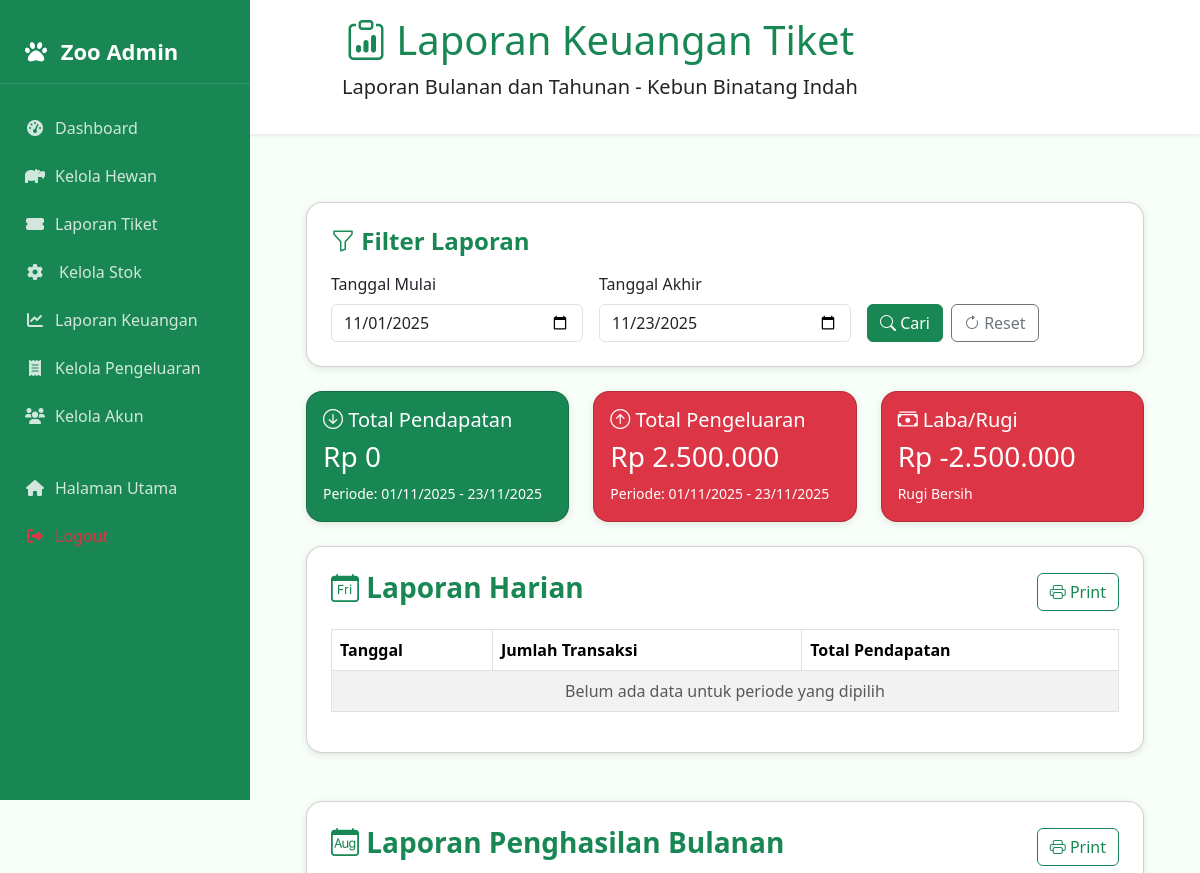
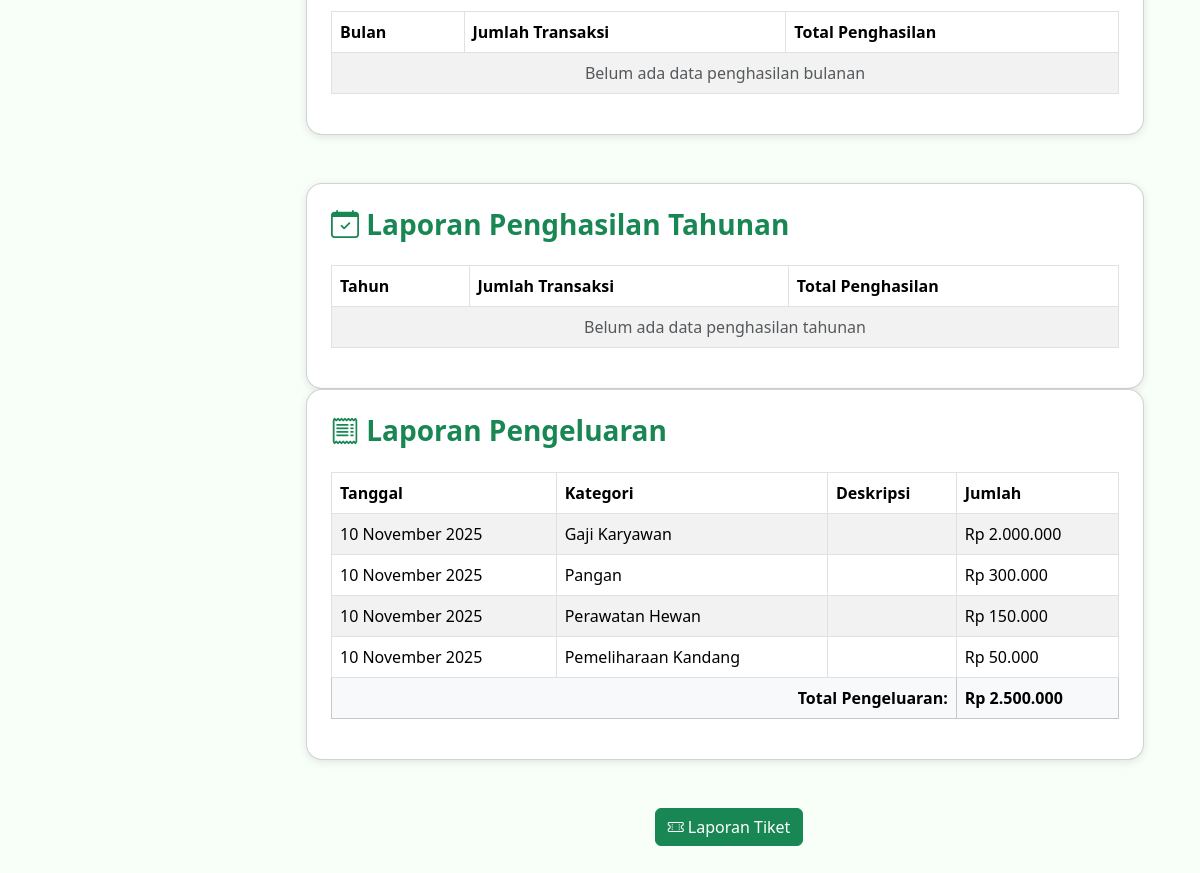
The app's page /admin/laporan_pendapatan.php (signed in), older data (2 pictures, top to bottom).
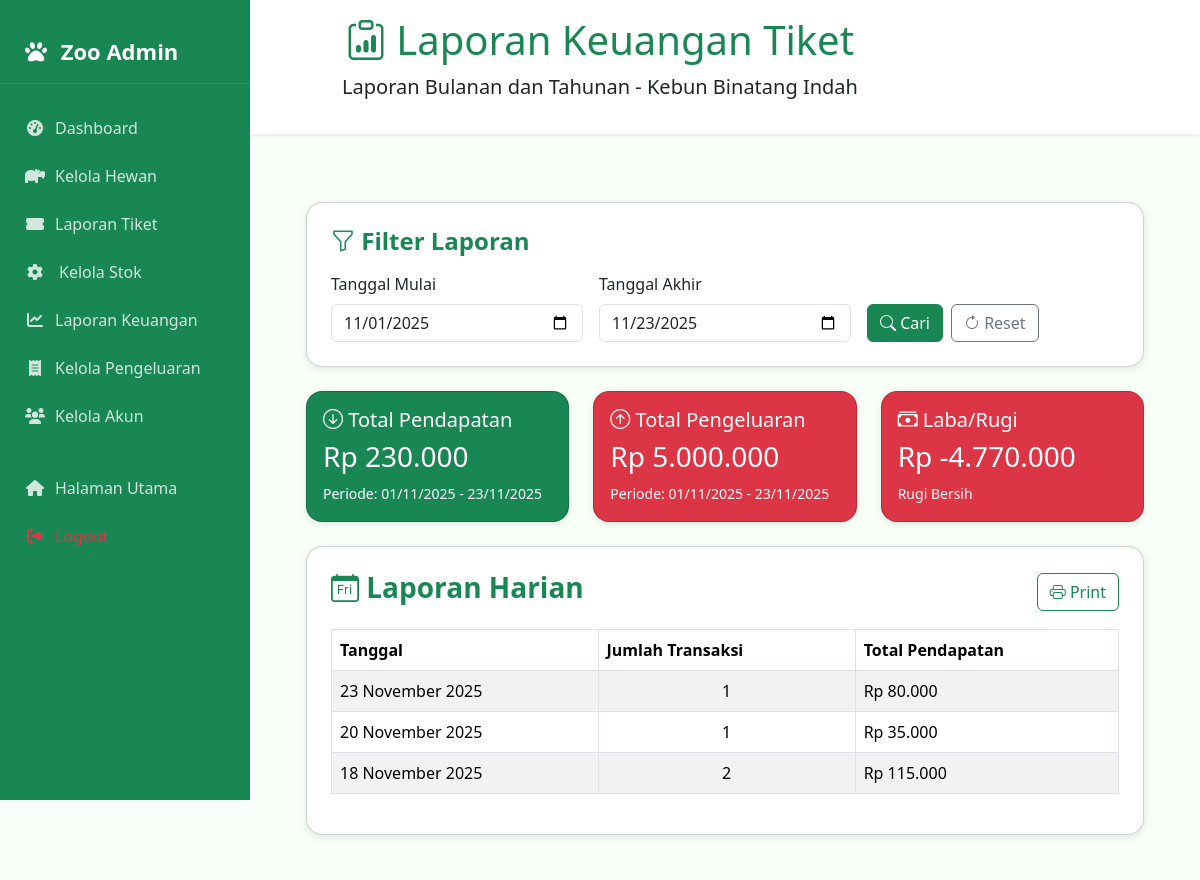
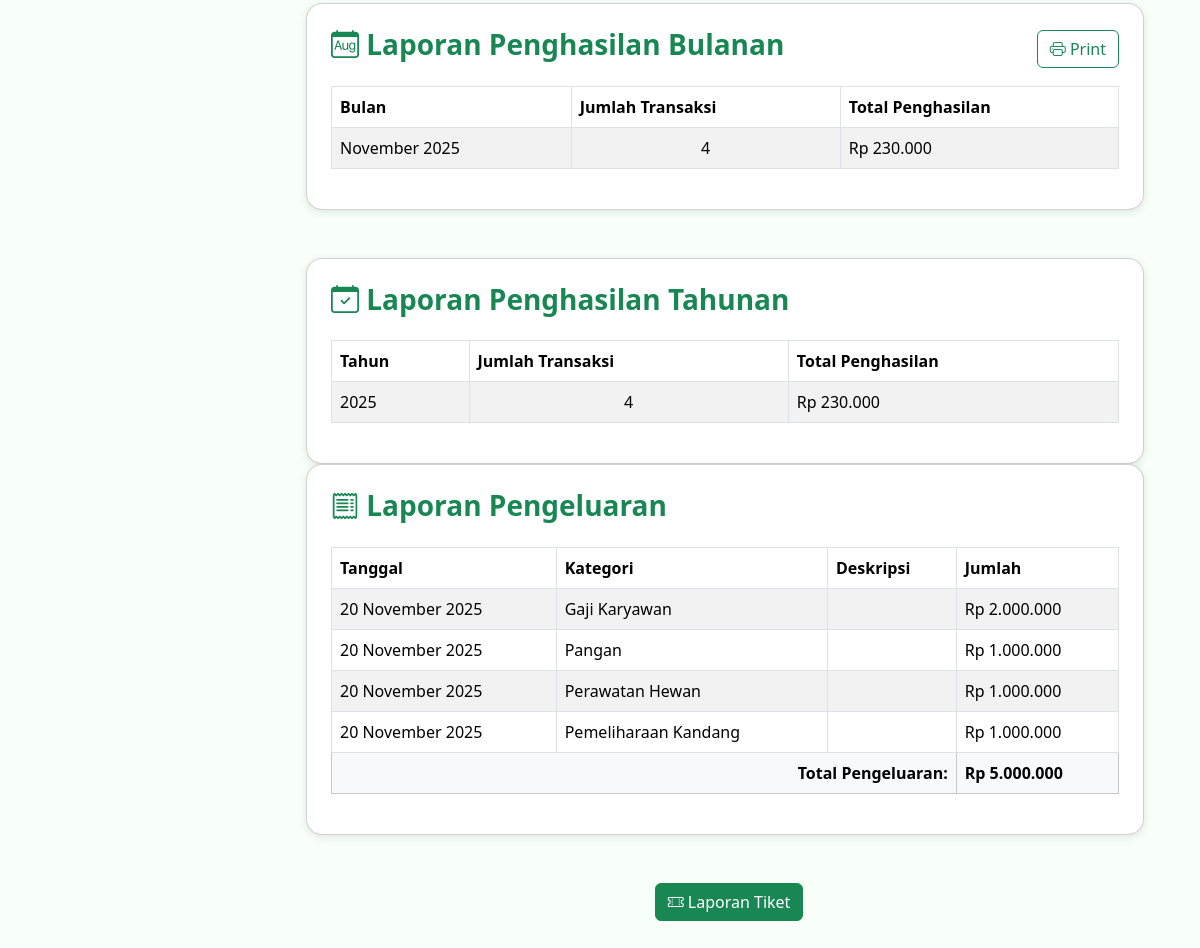
The same page, newer data (2 pictures, top to bottom).
### tables this page shows
CREATE TABLE `pengeluaran` (
  `id` int NOT NULL,
  `tanggal` date NOT NULL,
  `kategori` varchar(100) NOT NULL,
  `deskripsi` text,
  `jumlah` int NOT NULL,
  `created_at` timestamp NULL DEFAULT CURRENT_TIMESTAMP
);

### admin/laporan_pendapatan.php (the view, shortened to what the changed rows need)
<?php
include "../database/conn.php";
$start_date = isset($_GET['start_date']) ? $_GET['start_date'] : date('Y-m-01');
$end_date = isset($_GET['end_date']) ? $_GET['end_date'] : date('Y-m-d');
$queryHarian = "
    SELECT
        DATE(tanggal_booking) AS tanggal,
        COUNT(*) AS jumlah_transaksi,
        SUM(total_harga) AS total_harian
    FROM booking
    WHERE DATE(tanggal_booking) BETWEEN '$start_date' AND '$end_date'
      AND status = 'dibayar'
    GROUP BY DATE(tanggal_booking)
    ORDER BY tanggal DESC
";
$resultHarian = mysqli_query($conn, $queryHarian);
$queryBulanan = "
    SELECT
        DATE_FORMAT(tanggal_booking, '%Y-%m') AS bulan,
        COUNT(*) AS jumlah_transaksi,
        SUM(total_harga) AS total_bulanan
    FROM booking
    WHERE status = 'dibayar'
    GROUP BY DATE_FORMAT(tanggal_booking, '%Y-%m')
    ORDER BY bulan DESC
";
$resultBulanan = mysqli_query($conn, $queryBulanan);
$queryTahunan = "
    SELECT
        YEAR(tanggal_booking) AS tahun,
        COUNT(*) AS jumlah_transaksi,
        SUM(total_harga) AS total_tahunan
    FROM booking
    WHERE status = 'dibayar'
    GROUP BY YEAR(tanggal_booking)
    ORDER BY tahun DESC
";
$resultTahunan = mysqli_query($conn, $queryTahunan);
$queryPengeluaran = "
    SELECT
        tanggal,
        kategori,
        deskripsi,
        jumlah
    FROM pengeluaran
    WHERE tanggal BETWEEN '$start_date' AND '$end_date'
    ORDER BY tanggal DESC
";
$resultPengeluaran = mysqli_query($conn, $queryPengeluaran);
$queryTotalPendapatan = "
    SELECT SUM(total_harga) AS total_pendapatan
    FROM booking
    WHERE DATE(tanggal_booking) BETWEEN '$start_date' AND '$end_date'
      AND status = 'dibayar'
";
$totalPendapatanResult = mysqli_query($conn, $queryTotalPendapatan);
$totalPendapatan = mysqli_fetch_assoc($totalPendapatanResult)['total_pendapatan'] ?? 0;
$queryTotalPengeluaran = "
    SELECT SUM(jumlah) AS total_pengeluaran
    FROM pengeluaran
    WHERE tanggal BETWEEN '$start_date' AND '$end_date'
";
$totalPengeluaranResult = mysqli_query($conn, $queryTotalPengeluaran);
$totalPengeluaran = mysqli_fetch_assoc($totalPengeluaranResult)['total_pengeluaran'] ?? 0;
$laba_rugi = $totalPendapatan - $totalPengeluaran;
?>
<!DOCTYPE html>
<html lang="id">
<head>
  <?php include '../bootstrap.php'; ?>
</head>
<body>
  <div class="text-center py-3 bg-white shadow-sm mb-4 no-print">
    <h1 class="text-success"><i class="bi bi-clipboard-data"></i> Laporan Keuangan Tiket</h1>
  </div>
  <div class="d-flex">
    <main class="flex-grow-1 p-4">
      <div class="main-content">
        <div class="container mb-5">
          <div class="row mb-4">
            <div class="col-md-4">
              <div class="card bg-success text-white">
                <div class="card-body">
                  <h5 class="card-title"><i class="bi bi-arrow-down-circle"></i> Total Pendapatan</h5>
                  <h3>Rp <?php echo number_format($totalPendapatan, 0, ',', '.'); ?></h3>
                  <small>Periode:
                    <?php echo date('d/m/Y', strtotime($start_date)) . ' - ' . date('d/m/Y', strtotime($end_date)); ?></small>
                </div>
              </div>
            </div>
            <div class="col-md-4">
              <div class="card bg-danger text-white">
                <div class="card-body">
                  <h5 class="card-title"><i class="bi bi-arrow-up-circle"></i> Total Pengeluaran</h5>
                  <h3>Rp <?php echo number_format($totalPengeluaran, 0, ',', '.'); ?></h3>
                  <small>Periode:
                    <?php echo date('d/m/Y', strtotime($start_date)) . ' - ' . date('d/m/Y', strtotime($end_date)); ?></small>
                </div>
              </div>
            </div>
            <div class="col-md-4">
              <div class="card <?php echo $laba_rugi >= 0 ? 'bg-primary' : 'bg-danger'; ?> text-white">
                <div class="card-body">
                  <h5 class="card-title"><i class="bi bi-cash-stack"></i> Laba/Rugi</h5>
                  <h3>Rp <?php echo number_format($laba_rugi, 0, ',', '.'); ?></h3>
                  <small><?php echo $laba_rugi >= 0 ? 'Laba' : 'Rugi'; ?> Bersih</small>
                </div>
              </div>
            </div>
          </div>
          <div class="card p-4 mb-5">
            <div class="table-responsive">
              <table class="table table-bordered table-striped align-middle">
                <thead>
                  <tr>
                    <th>Tanggal</th>
                    <th>Jumlah Transaksi</th>
                    <th>Total Pendapatan</th>
                  </tr>
                </thead>
                <tbody>
                  <?php
                  if (mysqli_num_rows($resultHarian) > 0) {
                    while ($row = mysqli_fetch_assoc($resultHarian)) {
                      $tanggal = date('d F Y', strtotime($row['tanggal']));
                      $jumlah_transaksi = $row['jumlah_transaksi'];
                      $total = number_format($row['total_harian'], 0, ',', '.');
                      echo "<tr>
                          <td>{$tanggal}</td>
                          <td class='text-center'>{$jumlah_transaksi}</td>
                          <td>Rp {$total}</td>
                        </tr>";
                    }
                  } else {
                    echo "<tr><td colspan='3' class='text-center text-muted'>Belum ada data untuk periode yang dipilih</td></tr>";
                  }
                  ?>
                </tbody>
              </table>
            </div>
          </div>
          <div class="card p-4 mb-5">
            <div class="table-responsive">
              <table class="table table-bordered table-striped align-middle">
                <thead>
                  <tr>
                    <th>Bulan</th>
                    <th>Jumlah Transaksi</th>
                    <th>Total Penghasilan</th>
                  </tr>
                </thead>
                <tbody>
                  <?php
                  if (mysqli_num_rows($resultBulanan) > 0) {
                    while ($row = mysqli_fetch_assoc($resultBulanan)) {
                      $bulan = date('F Y', strtotime($row['bulan'] . "-01"));
                      $jumlah_transaksi = $row['jumlah_transaksi'];
                      $total = number_format($row['total_bulanan'], 0, ',', '.');
                      echo "<tr>
                          <td>{$bulan}</td>
                          <td class='text-center'>{$jumlah_transaksi}</td>
                          <td>Rp {$total}</td>
                        </tr>";
                    }
                  } else {
                    echo "<tr><td colspan='3' class='text-center text-muted'>Belum ada data penghasilan bulanan</td></tr>";
                  }
                  ?>
                </tbody>
              </table>
            </div>
          </div>
          <div class="card p-4">
            <div class="table-responsive">
              <table class="table table-bordered table-striped align-middle">
                <thead>
                  <tr>
                    <th>Tahun</th>
                    <th>Jumlah Transaksi</th>
                    <th>Total Penghasilan</th>
                  </tr>
                </thead>
                <tbody>
                  <?php
                  if (mysqli_num_rows($resultTahunan) > 0) {
                    while ($row = mysqli_fetch_assoc($resultTahunan)) {
                      $tahun = $row['tahun'];
                      $jumlah_transaksi = $row['jumlah_transaksi'];
                      $total = number_format($row['total_tahunan'], 0, ',', '.');
                      echo "<tr>
                          <td>{$tahun}</td>
                          <td class='text-center'>{$jumlah_transaksi}</td>
                          <td>Rp {$total}</td>
                        </tr>";
                    }
                  } else {
                    echo "<tr><td colspan='3' class='text-center text-muted'>Belum ada data penghasilan tahunan</td></tr>";
                  }
                  ?>
                </tbody>
              </table>
            </div>
          </div>
          <div class="card p-4 mb-5">
            <div class="table-responsive">
              <table class="table table-bordered table-striped align-middle">
                <thead>
                  <tr>
                    <th>Tanggal</th>
                    <th>Kategori</th>
                    <th>Deskripsi</th>
                    <th>Jumlah</th>
                  </tr>
                </thead>
                <tbody>
                  <?php
                  if (mysqli_num_rows($resultPengeluaran) > 0) {
                    while ($row = mysqli_fetch_assoc($resultPengeluaran)) {
                      $tanggal = date('d F Y', strtotime($row['tanggal']));
                      $kategori = htmlspecialchars($row['kategori']);
                      $deskripsi = htmlspecialchars($row['deskripsi']);
                      $jumlah = number_format($row['jumlah'], 0, ',', '.');
                      echo "<tr>
                          <td>{$tanggal}</td>
                          <td>{$kategori}</td>
                          <td>{$deskripsi}</td>
                          <td>Rp {$jumlah}</td>
                        </tr>";
                    }
                  } else {
                    echo "<tr><td colspan='4' class='text-center text-muted'>Belum ada data pengeluaran untuk periode yang dipilih</td></tr>";
                  }
                  ?>
                </tbody>
                <tfoot class="table-light">
                  <tr>
                    <th colspan="3" class="text-end">Total Pengeluaran:</th>
                    <th>Rp <?php echo number_format($totalPengeluaran, 0, ',', '.'); ?></th>
                  </tr>
                </tfoot>
              </table>
            </div>
          </div>
        </div>
      </div>
</body>
</html>

Row changes from the older to the newer data that the page shows:
removed pengeluaran: tanggal "10 November 2025", kategori "Gaji Karyawan", jumlah "2.000.000"
removed pengeluaran: tanggal "10 November 2025", kategori "Pangan", jumlah "300.000"
removed pengeluaran: tanggal "10 November 2025", kategori "Perawatan Hewan", jumlah "150.000"
removed pengeluaran: tanggal "10 November 2025", kategori "Pemeliharaan Kandang", jumlah "50.000"
added pengeluaran: tanggal "20 November 2025", kategori "Gaji Karyawan", jumlah "2.000.000"
added pengeluaran: tanggal "20 November 2025", kategori "Pangan", jumlah "1.000.000"
added pengeluaran: tanggal "20 November 2025", kategori "Perawatan Hewan", jumlah "1.000.000"
added pengeluaran: tanggal "20 November 2025", kategori "Pemeliharaan Kandang", jumlah "1.000.000"
Text that changed along with them:
$totalPendapatan: "0" → "230.000"
$totalPengeluaran: "2.500.000" → "5.000.000"
$laba_rugi: "-2.500.000" → "-4.770.000"
new list line: "23 November 2025 1 Rp 80.000"
new list line: "20 November 2025 1 Rp 35.000"
new list line: "18 November 2025 2 Rp 115.000"
new list line: "November 2025 4 Rp 230.000"
new list line: "2025 4 Rp 230.000"
text no longer shown: "Belum ada data untuk periode yang dipilih Belum ada data penghasilan bulanan Belum ada data penghasilan tahunan"
